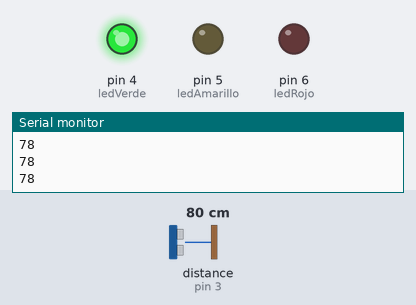
A sketch run on a simulated Arduino Uno, built with avr-gcc and run on an emulated ATmega328P. Parts: output pins drawn as LEDs (lit = HIGH), the last lines printed to the serial monitor. Wiring (inferred from the names in the program): ultrasonic range finder: trigger pin 2; echo pin 3. The inputs (shaded band) are chosen by the test bench; at power-on: distance to the obstacle (sensor on pin 3) 80 cm. The echo pulse lasts 58.3 µs per cm; pins used as bus, display or sensor lines are not drawn.

Above: at 1.2 s.
1.3 s: distance to the obstacle (sensor on pin 3) set to 75 cm
2.8 s: distance to the obstacle (sensor on pin 3) set to 67 cm
At 4.0 s:
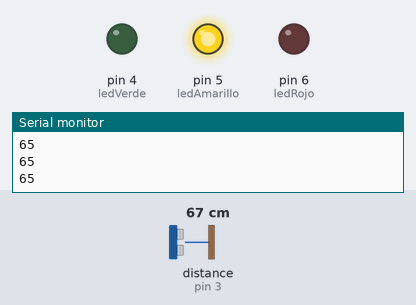
4.3 s: distance to the obstacle (sensor on pin 3) set to 33 cm
5.8 s: distance to the obstacle (sensor on pin 3) set to 28 cm
At 6.2 s:
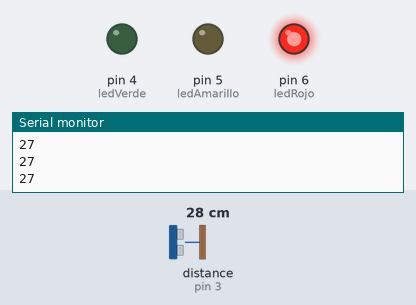
7.3 s: distance to the obstacle (sensor on pin 3) set to 35 cm
At 8.5 s:
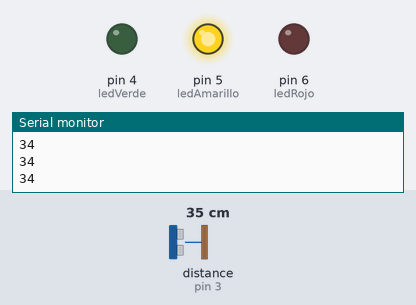
8.8 s: distance to the obstacle (sensor on pin 3) set to 2 cm
At 9.6 s:
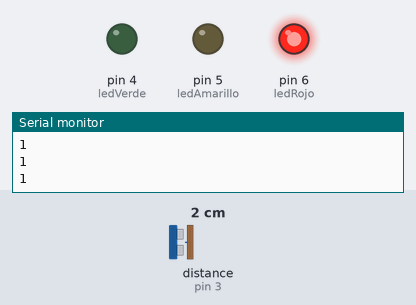
Timing chart, 0 to 11.3 s (numbered marks = the images above; inputs shaded):
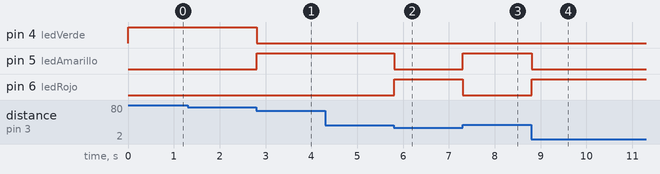

Measured:
- the behaviour switches between 72 and 71 cm on distance to the obstacle (sensor on pin 3) (found by bisection; images 0 and 1)
- the behaviour switches between 31 and 30 cm on distance to the obstacle (sensor on pin 3) (found by bisection; images 1 and 2)
- after the input at 2.8 s, pin 4 (ledVerde): HIGH → LOW at once; pin 5 (ledAmarillo): LOW → HIGH at once
- after the input at 5.8 s, pin 5 (ledAmarillo): HIGH → LOW at once; pin 6 (ledRojo): LOW → HIGH at once
- after the input at 7.3 s, pin 5 (ledAmarillo): LOW → HIGH at once; pin 6 (ledRojo): HIGH → LOW at once
- after the input at 8.8 s, pin 5 (ledAmarillo): HIGH → LOW at once; pin 6 (ledRojo): LOW → HIGH at once

The sketch:

sensor_proximidad_leds.ino
```cpp
int Trigger = 2;
int Echo = 3;
int ledVerde = 4;
int ledAmarillo = 5;
int ledRojo = 6;
void setup() {
  Serial.begin(9600);
  pinMode(ledVerde, OUTPUT);
  pinMode(ledAmarillo, OUTPUT);
  pinMode(ledRojo, OUTPUT);
  pinMode(Trigger, OUTPUT);
  pinMode(Echo, INPUT);
  digitalWrite(Trigger, LOW);
}

void loop() {
  long t;
  long d;

  digitalWrite(Trigger, HIGH);
  delayMicroseconds(10);
  digitalWrite(Trigger, LOW);

  t = pulseIn(Echo, HIGH);
  d = t / 59;

  Serial.println(d);
  encenderLeds(d);

  delay(10);
}

void encenderLeds(int d) {
  if (d > 70) {
    digitalWrite(ledRojo, LOW);
    digitalWrite(ledAmarillo, LOW);
    digitalWrite(ledVerde, HIGH);
    return;
  }
  if (d > 30 && d < 70) {
    digitalWrite(ledRojo, LOW);
    digitalWrite(ledVerde, LOW);
    digitalWrite(ledAmarillo, HIGH);
    return;
  }
  if (d < 30) {
    digitalWrite(ledAmarillo, LOW);
    digitalWrite(ledVerde, LOW);
    digitalWrite(ledRojo, HIGH);
    return;
  }
}
```
